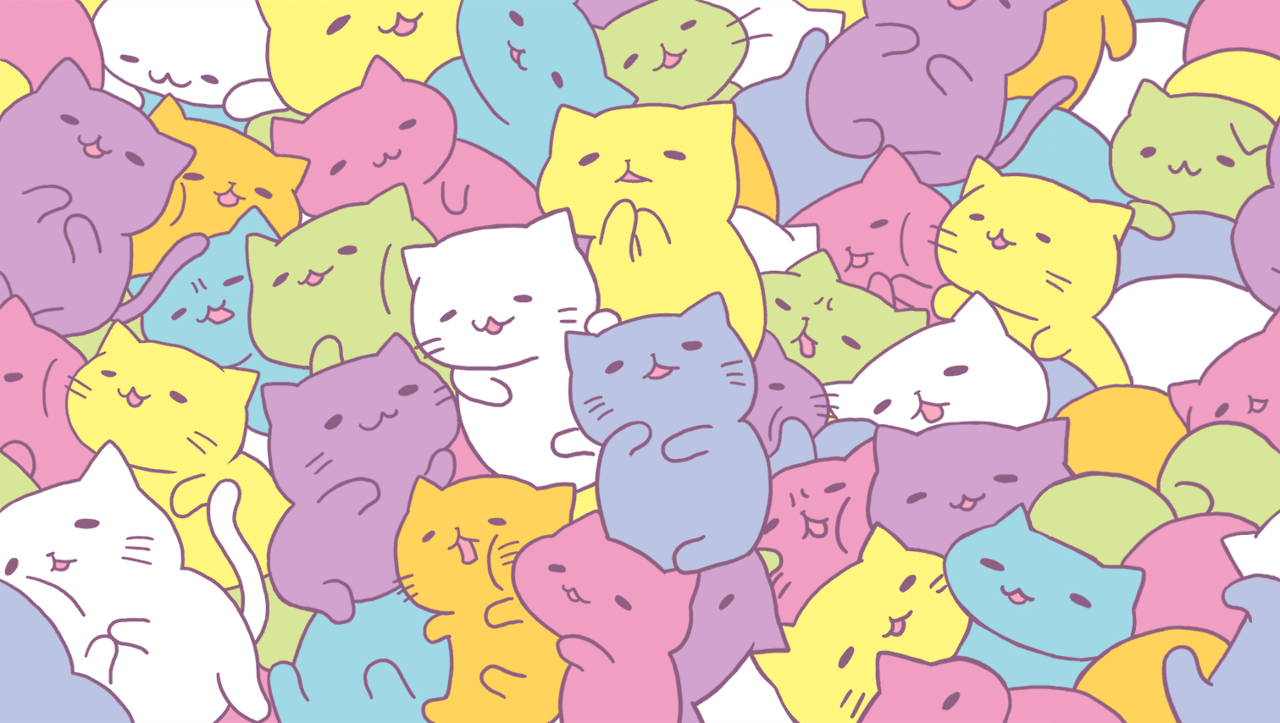
#> input picture imagem.jpg, 1280 x 723 px
$ python limiarizacao.py
#> lines starting #> are read from the running program, lines starting #| are printed output that depends on the picture; after the words box and inside, x2 and y2 are one past the last pixel; in counts of white or black regions, pixels touching at a corner belong together
import cv2
#limiarização
#Técnicas para visualizar melhor a imagem
imagem = cv2.imread("imagem.jpg")
#> imagem is the input picture: shape (723, 1280, 3); mean B, G, R 184.9, 198.4, 218.6
print(imagem)
#> (printed output is left out)

#Transforma todos os pixels da imagem em preto:
for i in range(0, imagem.shape[0]):
    for j in range(0, imagem.shape[1]):
        imagem[i][j] = (0, 0, 0)
#> imagem: shape (723, 1280, 3); every value is 0

fonte = cv2.FONT_HERSHEY_PLAIN

cv2.putText(imagem, 'Jua', (15, 67), fonte, 2, (255, 255, 255), 2)
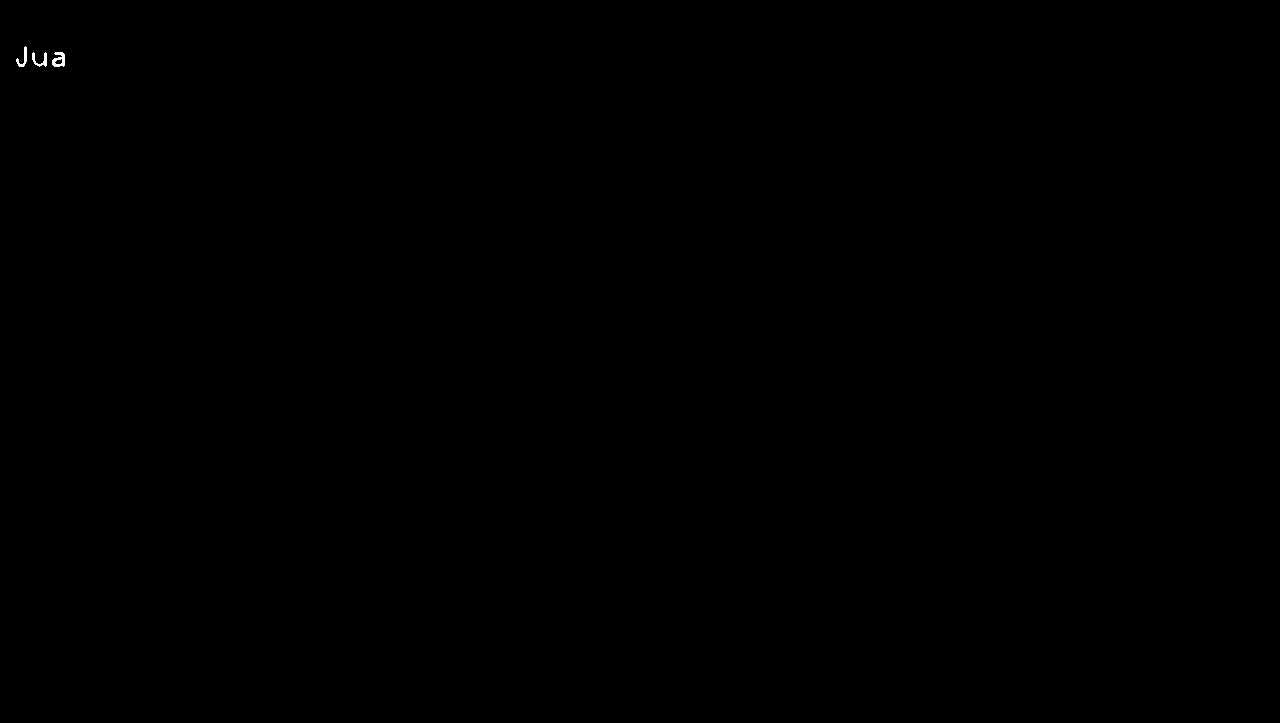
#> imagem: shape (723, 1280, 3); 0.03% white; 3 white regions, box (x1, y1, x2, y2) and area: (52, 52, 65, 67) 125, (32, 52, 47, 67) 94, (16, 46, 27, 67) 85
cv2.putText(imagem, 'l', (15, 67), fonte, 2, (1,1,1), 2)#Quase preto -> difícil visualizar
#> imagem: shape (723, 1280, 3); 0.01% of pixels changed, all inside (x1, y1, x2, y2) = (18, 46, 21, 67)

#Fazer a limiarização:
#op 1:
for i in range(0, imagem.shape[0]):
    for j in range(0, imagem.shape[1]):
        if imagem[i][j][0] != 0: #and imagem[i][j][1] != 0 -> não precisa pois nesse caso todas são iguais
            imagem[i][j] = (255, 255, 255)#Verifica o que está escondido na imagem
#> imagem: shape (723, 1280, 3); 0.04% white; 3 white regions, box (x1, y1, x2, y2) and area: (16, 46, 27, 67) 131, (52, 52, 65, 67) 125, (32, 52, 47, 67) 94

cv2.imshow("Imagem", imagem)
cv2.waitKey(0)

#------------------------------------------Códigos separados----------------------------:

#Ou ocultar todos menos o que quero ver:
#op 2:
imagem = cv2.imread("imagem.jpg")
for i in range(0, imagem.shape[0]):
    for j in range(0, imagem.shape[1]):
        imagem[i][j] = (0, 0, 0)

fonte = cv2.FONT_HERSHEY_PLAIN

cv2.putText(imagem, 'Jua', (15, 67), fonte, 2, (255, 255, 255), 2)
cv2.putText(imagem, 'l', (15, 67), fonte, 2, (1, 1, 1), 2)
for i in range(0, imagem.shape[0]):
    for j in range(0, imagem.shape[1]):
        if imagem[i][j][0] == 1:
            imagem[i][j] = (255, 255, 255)#Verifica o que está escondido na imagem
        else:
            imagem[i][j] = (0, 0, 0)
#> imagem: shape (723, 1280, 3); 0.01% white; 1 white region, box (x1, y1, x2, y2) and area: (18, 46, 21, 67) 59
cv2.imshow("Imagem", imagem)
cv2.waitKey(0)
